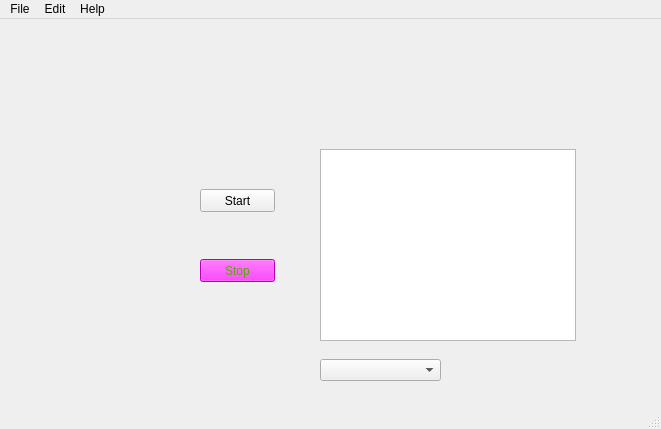
<?xml version="1.0" encoding="UTF-8"?>
<ui version="4.0">
 <class>MainWindow</class>
 <widget class="QMainWindow" name="MainWindow">
  <property name="geometry">
   <rect>
    <x>0</x>
    <y>0</y>
    <width>661</width>
    <height>429</height>
   </rect>
  </property>
  <property name="windowTitle">
   <string>MainWindow</string>
  </property>
  <widget class="QWidget" name="centralwidget">
   <widget class="QPushButton" name="pbStart">
    <property name="geometry">
     <rect>
      <x>200</x>
      <y>170</y>
      <width>75</width>
      <height>23</height>
     </rect>
    </property>
    <property name="text">
     <string>Start</string>
    </property>
   </widget>
   <widget class="QPushButton" name="pbStop">
    <property name="geometry">
     <rect>
      <x>200</x>
      <y>240</y>
      <width>75</width>
      <height>23</height>
     </rect>
    </property>
    <property name="styleSheet">
     <string notr="true">background-color: rgb(255, 0, 255);
color: rgb(85, 170, 0);</string>
    </property>
    <property name="text">
     <string>Stop</string>
    </property>
   </widget>
   <widget class="QTextBrowser" name="tB">
    <property name="geometry">
     <rect>
      <x>320</x>
      <y>130</y>
      <width>256</width>
      <height>192</height>
     </rect>
    </property>
    <property name="styleSheet">
     <string notr="true"/>
    </property>
   </widget>
   <widget class="QComboBox" name="cB">
    <property name="geometry">
     <rect>
      <x>320</x>
      <y>340</y>
      <width>121</width>
      <height>22</height>
     </rect>
    </property>
   </widget>
  </widget>
  <widget class="QMenuBar" name="menubar">
   <property name="geometry">
    <rect>
     <x>0</x>
     <y>0</y>
     <width>661</width>
     <height>21</height>
    </rect>
   </property>
   <widget class="QMenu" name="menuFile">
    <property name="title">
     <string>File</string>
    </property>
   </widget>
   <widget class="QMenu" name="menuEdit">
    <property name="title">
     <string>Edit</string>
    </property>
   </widget>
   <widget class="QMenu" name="menuHelp">
    <property name="title">
     <string>Help</string>
    </property>
   </widget>
   <addaction name="menuFile"/>
   <addaction name="menuEdit"/>
   <addaction name="menuHelp"/>
  </widget>
  <widget class="QStatusBar" name="statusbar"/>
 </widget>
 <resources/>
 <connections/>
</ui>
